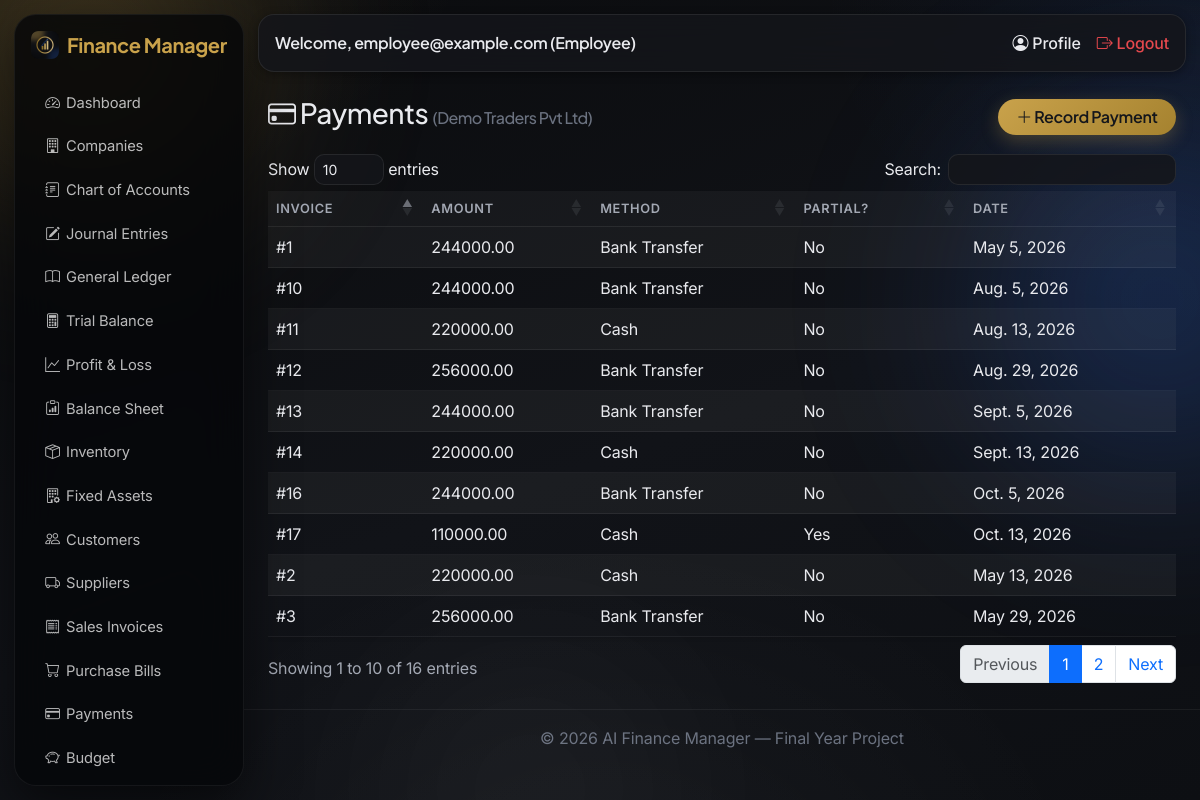
The page /transactions/payments/ (signed in) on the database its author committed.
### accounts/models.py (models this page shows, shortened)
class User(AbstractUser):
    class Role(models.TextChoices):
        SUPER_ADMIN = 'SUPER_ADMIN', 'Super Admin'
        COMPANY_OWNER = 'COMPANY_OWNER', 'Company Owner'
        ACCOUNTANT = 'ACCOUNTANT', 'Accountant'
        EMPLOYEE = 'EMPLOYEE', 'Employee'
    role = models.CharField(max_length=20, choices=Role.choices, default=Role.COMPANY_OWNER)
    email = models.EmailField(unique=True)
    phone = models.CharField(max_length=20, blank=True)
    profile_picture = models.ImageField(upload_to='profile_pics/', blank=True, null=True)

### companies/models.py (models this page shows, shortened)
class Company(models.Model):
    owner = models.ForeignKey(settings.AUTH_USER_MODEL, on_delete=models.CASCADE, related_name='companies')
    name = models.CharField(max_length=200)
    country = models.CharField(max_length=100)
    currency = models.CharField(max_length=10, default='USD')
    fiscal_year_start = models.DateField()
    class Standard(models.TextChoices):
        IFRS = 'IFRS', 'IFRS'
        GAAP = 'GAAP', 'US GAAP'
    class InventoryMethod(models.TextChoices):
        FIFO = 'FIFO', 'FIFO (First-In, First-Out)'
        LIFO = 'LIFO', 'LIFO (Last-In, First-Out) - US GAAP only'
        WAC = 'WAC', 'Weighted Average Cost'
    accounting_standard = models.CharField(
        max_length=20, choices=Standard.choices, default=Standard.IFRS,
        help_text='Controls how inventory is valued and how the Balance Sheet / Income Statement are presented.',
    )
    inventory_method = models.CharField(
        max_length=10, choices=InventoryMethod.choices, default=InventoryMethod.FIFO,
        help_text='Cost-flow method. LIFO is prohibited under IFRS (IAS 2).',
    )
    logo = models.ImageField(upload_to='company_logos/', blank=True, null=True)
    address = models.CharField(max_length=255, blank=True)
    phone = models.CharField(max_length=20, blank=True)
    email = models.EmailField(blank=True)
    created_at = models.DateTimeField(auto_now_add=True)
    staff = models.ManyToManyField(
        settings.AUTH_USER_MODEL, blank=True, related_name='member_companies',
        help_text='Accountants/Employees granted access to this company.',
    )
    class Meta:
        verbose_name_plural = 'Companies'
        ordering = ['-created_at']

### transactions/models.py (models this page shows, shortened)
class Payment(models.Model):
    class Method(models.TextChoices):
        CASH = 'CASH', 'Cash'
        BANK = 'BANK', 'Bank Transfer'
        CARD = 'CARD', 'Card'
        OTHER = 'OTHER', 'Other'
    company = models.ForeignKey(Company, on_delete=models.CASCADE, related_name='payments')
    invoice = models.ForeignKey(SalesInvoice, on_delete=models.SET_NULL, null=True, blank=True, related_name='payments')
    amount = models.DecimalField(max_digits=12, decimal_places=2)
    method = models.CharField(max_length=10, choices=Method.choices, default=Method.CASH)
    is_partial = models.BooleanField(default=False)
    date = models.DateField()

class SalesInvoice(models.Model):
    company = models.ForeignKey(Company, on_delete=models.CASCADE, related_name='sales_invoices')
    customer = models.ForeignKey(Customer, on_delete=models.CASCADE, related_name='invoices')
    invoice_date = models.DateField()
    created_at = models.DateTimeField(auto_now_add=True)

### transactions/views.py (the view)
# urls.py: path('payments/', views.payment_list, name='payment_list'),
@login_required
def payment_list(request):
    company = get_active_company(request)
    payments = Payment.objects.filter(company=company) if company else Payment.objects.none()
    return render(request, 'transactions/payment_list.html', {'payments': payments, 'company': company})

### accounting/views.py (called while the page is built)
def get_active_company(request):
    accessible = user_accessible_companies(request.user)
    company_id = request.session.get('active_company_id')
    company = None
    if company_id:
        company = accessible.filter(pk=company_id).first()
    if not company:
        company = accessible.first()
        if company:
            request.session['active_company_id'] = company.pk
    return company

### accounts/permissions.py (called while the page is built)
def is_super_admin(user):
    return user.is_authenticated and user.role == user.Role.SUPER_ADMIN

def user_accessible_companies(user):
    from companies.models import Company
    if is_super_admin(user):
        return Company.objects.all()
    return Company.objects.filter(models_q_owner_or_staff(user)).distinct()

def models_q_owner_or_staff(user):
    from django.db.models import Q
    return Q(owner=user) | Q(staff=user)

### transactions/templates/transactions/payment_list.html (shortened to what this page needs)
{% extends 'base.html' %}
{% block content %}
<div class="d-flex justify-content-between align-items-center mb-3">
    <h3><i class="bi bi-credit-card"></i> Payments {% if company %}<small class="text-muted fs-6">({{ company.name }})</small>{% endif %}</h3>
    <a href="{% url 'transactions:payment_create' %}" class="btn btn-primary"><i class="bi bi-plus-lg"></i> Record Payment</a>
</div>
<div class="table-responsive">
<table class="table table-striped bg-white shadow-sm" data-datatable>
    <thead><tr><th>Invoice</th><th>Amount</th><th>Method</th><th>Partial?</th><th>Date</th></tr></thead>
    <tbody>
    {% for p in payments %}
        <tr>
            <td>{% if p.invoice %}#{{ p.invoice.pk }}{% else %}—{% endif %}</td>
            <td>{{ p.amount }}</td><td>{{ p.get_method_display }}</td>
            <td>{% if p.is_partial %}Yes{% else %}No{% endif %}</td><td>{{ p.date }}</td>
        </tr>
    {% empty %}
        <tr><td colspan="5" class="text-center text-muted">No payments recorded yet.</td></tr>
    {% endfor %}
    </tbody>
</table>
</div>
{% endblock %}

### templates/base.html (shortened to what this page needs)
<!DOCTYPE html>
<html lang="en">
<head>
    {% load static %}
    <link href="https://cdn.jsdelivr.net/npm/bootstrap@5.3.3/dist/css/bootstrap.min.css" rel="stylesheet">
    <link rel="stylesheet" href="https://cdn.jsdelivr.net/npm/bootstrap-icons@1.11.3/font/bootstrap-icons.css">
    <link rel="stylesheet" href="https://cdn.datatables.net/1.13.8/css/dataTables.bootstrap5.min.css">
    <link rel="stylesheet" href="{% load static %}{% static 'css/style.css' %}">
</head>
<body>
<div class="aurora-blob b1"></div>
<div class="aurora-blob b2"></div>
<div class="aurora-blob b3"></div>
{% if user.is_authenticated %}
<div class="d-flex">
    <nav class="sidebar bg-dark text-white p-3" id="sidebarNav" style="width:230px;">
        <h5 class="mb-4 d-flex align-items-center gap-2">
            <img src="{% static 'img/logo.png' %}" alt="AI Finance Manager" style="width:28px;height:28px;border-radius:7px;">
            Finance Manager
        </h5>
        <ul class="nav nav-pills flex-column gap-1">
            <li class="nav-item"><a class="nav-link text-white" href="{% url 'dashboard:home' %}"><i class="bi bi-speedometer2"></i> Dashboard</a></li>
            <li class="nav-item"><a class="nav-link text-white" href="{% url 'companies:list' %}"><i class="bi bi-building"></i> Companies</a></li>
            <li class="nav-item"><a class="nav-link text-white" href="{% url 'accounting:account_list' %}"><i class="bi bi-journal-text"></i> Chart of Accounts</a></li>
            <li class="nav-item"><a class="nav-link text-white" href="{% url 'accounting:journal_list' %}"><i class="bi bi-pencil-square"></i> Journal Entries</a></li>
            <li class="nav-item"><a class="nav-link text-white" href="{% url 'accounting:ledger' %}"><i class="bi bi-book"></i> General Ledger</a></li>
            <li class="nav-item"><a class="nav-link text-white" href="{% url 'accounting:trial_balance' %}"><i class="bi bi-calculator"></i> Trial Balance</a></li>
            <li class="nav-item"><a class="nav-link text-white" href="{% url 'accounting:profit_and_loss' %}"><i class="bi bi-graph-up"></i> Profit &amp; Loss</a></li>
            <li class="nav-item"><a class="nav-link text-white" href="{% url 'accounting:balance_sheet' %}"><i class="bi bi-clipboard-data"></i> Balance Sheet</a></li>
            <li class="nav-item"><a class="nav-link text-white" href="{% url 'inventory:item_list' %}"><i class="bi bi-box-seam"></i> Inventory</a></li>
            <li class="nav-item"><a class="nav-link text-white" href="{% url 'assets:asset_list' %}"><i class="bi bi-building-gear"></i> Fixed Assets</a></li>
            <li class="nav-item"><a class="nav-link text-white" href="{% url 'transactions:customer_list' %}"><i class="bi bi-people"></i> Customers</a></li>
            <li class="nav-item"><a class="nav-link text-white" href="{% url 'transactions:supplier_list' %}"><i class="bi bi-truck"></i> Suppliers</a></li>
            <li class="nav-item"><a class="nav-link text-white" href="{% url 'transactions:invoice_list' %}"><i class="bi bi-receipt"></i> Sales Invoices</a></li>
            <li class="nav-item"><a class="nav-link text-white" href="{% url 'transactions:bill_list' %}"><i class="bi bi-cart"></i> Purchase Bills</a></li>
            <li class="nav-item"><a class="nav-link text-white" href="{% url 'transactions:payment_list' %}"><i class="bi bi-credit-card"></i> Payments</a></li>
            <li class="nav-item"><a class="nav-link text-white" href="{% url 'transactions:budget_list' %}"><i class="bi bi-piggy-bank"></i> Budget</a></li>
            <li class="nav-item"><a class="nav-link text-white" href="{% url 'reports:ai_dashboard' %}"> AI Reports</a></li>
        </ul>
    </nav>
    <div class="flex-grow-1">
        <nav class="navbar navbar-expand navbar-light bg-white border-bottom px-3">
            <span class="navbar-text">Welcome, {{ user.username }} ({{ user.get_role_display }})</span>
            <div class="ms-auto d-flex gap-3">
                <a href="{% url 'accounts:profile' %}" class="text-decoration-none"><i class="bi bi-person-circle"></i> Profile</a>
                <a href="{% url 'accounts:logout' %}" class="text-decoration-none text-danger"><i class="bi bi-box-arrow-right"></i> Logout</a>
            </div>
        </nav>
        <div class="p-4">
            {% block content %}{% endblock %}
        </div>
        <footer class="text-center text-muted py-3 border-top">
            &copy; {% now "Y" %} AI Finance Manager — Final Year Project
        </footer>
    </div>
</div>
{% else %}
    {% block auth_content %}{% endblock %}
{% endif %}
</body>
</html>

### rows shown on the page
User: username "employee@example.com", role "Employee"
Company: name "Demo Traders Pvt Ltd"
Payment: invoice.pk "1", amount "244000.00", method "Bank Transfer", is_partial "No", date "May 5, 2026"
Payment: invoice.pk "2", amount "220000.00", method "Cash", is_partial "No", date "May 13, 2026"
Payment: invoice.pk "3", amount "256000.00", method "Bank Transfer", is_partial "No", date "May 29, 2026"
Payment: invoice.pk "10", amount "244000.00", method "Bank Transfer", is_partial "No", date "Aug. 5, 2026"
Payment: invoice.pk "11", amount "220000.00", method "Cash", is_partial "No", date "Aug. 13, 2026"
Payment: invoice.pk "12", amount "256000.00", method "Bank Transfer", is_partial "No", date "Aug. 29, 2026"
Payment: invoice.pk "13", amount "244000.00", method "Bank Transfer", is_partial "No", date "Sept. 5, 2026"
Payment: invoice.pk "14", amount "220000.00", method "Cash", is_partial "No", date "Sept. 13, 2026"
Payment: invoice.pk "16", amount "244000.00", method "Bank Transfer", is_partial "No", date "Oct. 5, 2026"
Payment: invoice.pk "17", amount "110000.00", method "Cash", is_partial "Yes", date "Oct. 13, 2026"
